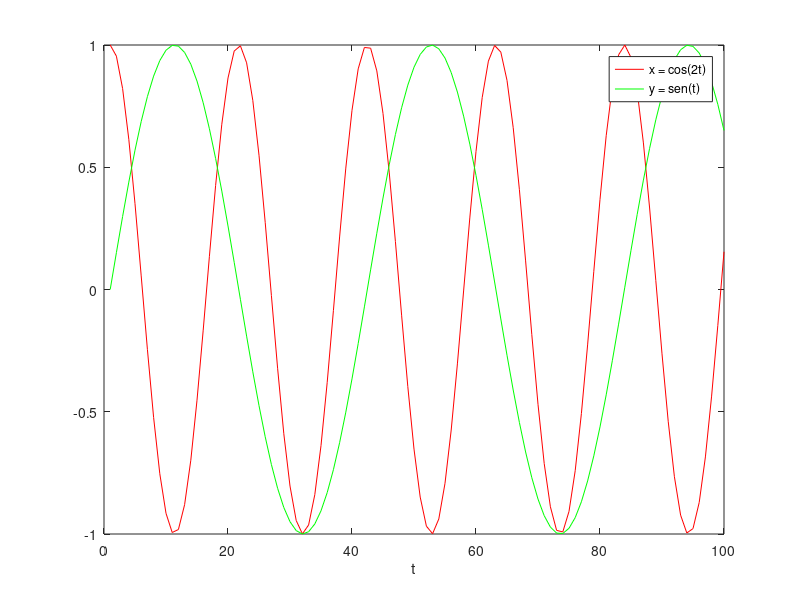
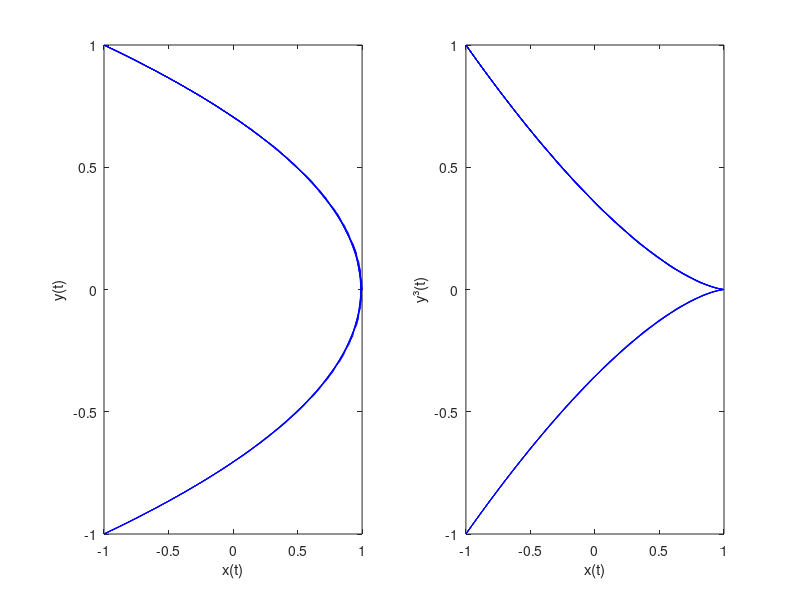

Write the MATLAB code that produced these figures, in order.
clear
close all
clc

% Ex1
t = linspace(0,15)
x = cos(2*t)
y = sin(t)

figure(1)
plot(x, 'r')
hold on
plot(y, 'g')
legend('x = cos(2t)','y = sen(t)')
xlabel('t')

figure(2)
subplot(1,2,1)
plot(x,y,'b')
xlabel('x(t)')
ylabel('y(t)')

subplot(1,2,2)
plot(x,y.^3,'b')
xlabel('x(t)')
ylabel('y³(t)')

pause
